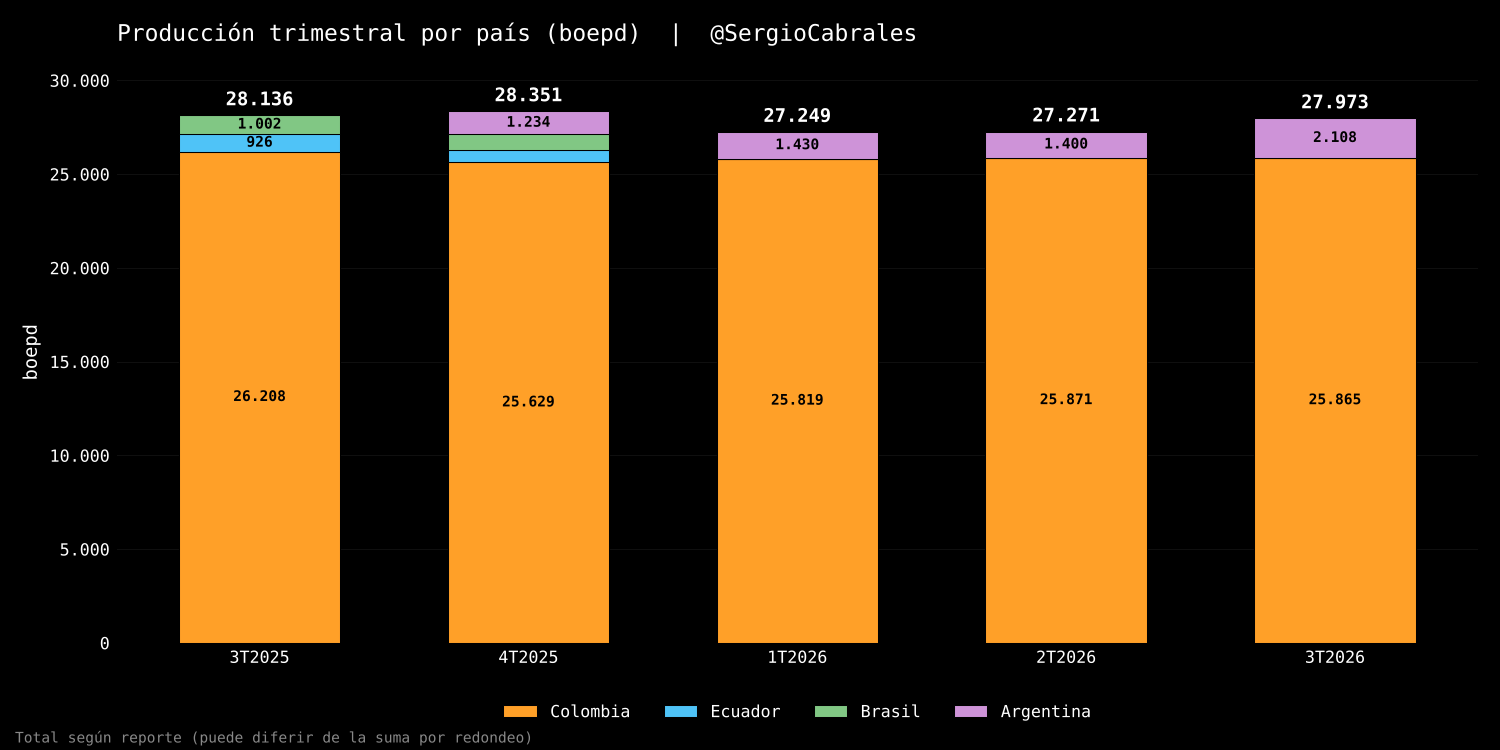

Generate this figure with Python:
# 1. Imports
import matplotlib as mpl
import matplotlib.pyplot as plt
import numpy as np


# 2. Tema Bloomberg
def apply_bloomberg_theme():
    mpl.rcParams.update({
        "figure.facecolor": "#000000",
        "axes.facecolor":   "#000000",
        "axes.edgecolor":   "#444444",
        "axes.labelcolor":  "#FFFFFF",
        "axes.grid":        True,
        "grid.color":       "#333333",
        "grid.linewidth":   0.5,
        "axes.grid.axis":   "y",
        "text.color":       "#FFFFFF",
        "xtick.color":      "#FFFFFF",
        "ytick.color":      "#FFFFFF",
        "xtick.labelsize":  8,
        "ytick.labelsize":  8,
        "font.family":      "monospace",
        "legend.facecolor": "#111111",
        "legend.edgecolor": "#444444",
        "legend.fontsize":  8,
        "figure.dpi":       150,
    })


apply_bloomberg_theme()

# 3. Datos (boepd), orden cronológico
trimestres = ["3T2025", "4T2025", "1T2026", "2T2026", "3T2026"]
produccion = {
    "Colombia":  [26208, 25629, 25819, 25871, 25865],
    "Ecuador":   [926,   650,   0,     0,     0],
    "Brasil":    [1002,  837,   0,     0,     0],
    "Argentina": [0,     1234,  1430,  1400,  2108],
}
total = [28136, 28351, 27249, 27271, 27973]  # Total reportado
colores = {
    "Colombia":  "#FFA028",
    "Ecuador":   "#4FC3F7",
    "Brasil":    "#81C784",
    "Argentina": "#CE93D8",
}


def fmt(v):
    return f"{v:,.0f}".replace(",", ".")


# 4. Figura y ejes
fig, ax = plt.subplots(figsize=(10, 5))
x = np.arange(len(trimestres))

# 5. Barras apiladas
bottom = np.zeros(len(trimestres))
for pais, valores in produccion.items():
    valores = np.array(valores)
    ax.bar(x, valores, bottom=bottom, width=0.6, color=colores[pais],
           label=pais, edgecolor="#000000", linewidth=0.5, zorder=3)
    for i, v in enumerate(valores):
        if v >= 900:  # Etiquetar solo segmentos legibles
            ax.text(x[i], bottom[i] + v / 2, fmt(v), ha="center", va="center",
                    fontsize=7, color="#000000", fontweight="bold")
    bottom += valores

for i, t in enumerate(total):
    ax.text(x[i], bottom[i] + 300, fmt(t), ha="center", va="bottom",
            fontsize=9, color="#FFFFFF", fontweight="bold")

# 6. Títulos, ejes, leyenda
for spine in ["top", "right", "left", "bottom"]:
    ax.spines[spine].set_visible(False)
ax.grid(axis="y", alpha=0.3, zorder=0)
ax.grid(axis="x", visible=False)
ax.set_xticks(x, trimestres)
ax.set_ylim(0, 31000)
ax.yaxis.set_major_formatter(mpl.ticker.FuncFormatter(lambda v, _: fmt(v)))
ax.set_ylabel("boepd", fontsize=9)
ax.tick_params(length=0)

# 7. Título con watermark
ax.set_title("Producción trimestral por país (boepd)  |  @SergioCabrales",
             fontsize=11, color="#FFFFFF", loc="left", pad=10)
ax.legend(loc="upper center", bbox_to_anchor=(0.5, -0.08), ncol=4,
          frameon=False)

# 8. Nota
fig.text(0.01, 0.01, "Total según reporte (puede diferir de la suma por redondeo)",
         fontsize=7, color="#888888")

# 9. Salida
plt.tight_layout()
plt.savefig("produccion_trimestral_bloomberg.png", dpi=150,
            facecolor=fig.get_facecolor())
plt.show()
